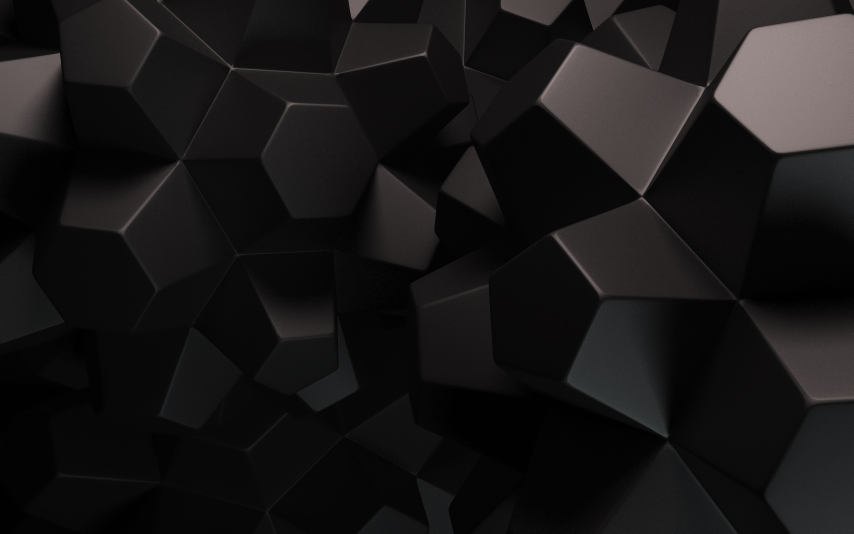
#> input picture Images/1822357.jpg, 2560 x 1600 px (shown at 1/3 size)
$ python 001_Bulk_Image_Formatter.py Images
#> lines starting #> are read from the running program, lines starting #| are printed output that depends on the picture
#!/usr/bin/env python

# coding: utf-8
# Project: Bulk Image Formatter

# -Change the dimensions and edit a large number of files

# 1.Find all JPG images in a folder
# 2.Crop them to 500x500 pixels (from the center)
# 3.Convert them to PNG format
# 4.Save the converted images

# In[1]:

import os
from PIL import Image
import argparse


# In[ ]:


def process_image(input_path, output_folder, size=(500, 500)):
    """
    Process a single image: crop to square and convert to PNG

    Args:
        input_path: Path to the input JPG file
        output_folder: Folder to save the output PNG file
        size: Tuple of (width, height) for the output image
    """
#> called with input_path = 'Images/1822357.jpg', output_folder = 'Images/converted', size = (500, 500)
    try:
        # Open the image
        img = Image.open(input_path)
#> img is the input picture: PIL image 2560x1600 RGB; mean R, G, B 24.1, 22.7, 22.7

        # Get original dimensions
        width, height = img.size
#> width = 2560; height = 1600

        # Calculate crop box (centered)
        if width > height:
            # Landscape image
            left = (width - height) // 2
#> left = 480
            top = 0
            right = left + height
#> right = 2080
            bottom = height
#> bottom = 1600
        else:
            # Portrait or square image
            left = 0
            top = (height - width) // 2
            right = width
            bottom = top + width

        # Crop to square
        img_cropped = img.crop((left, top, right, bottom))
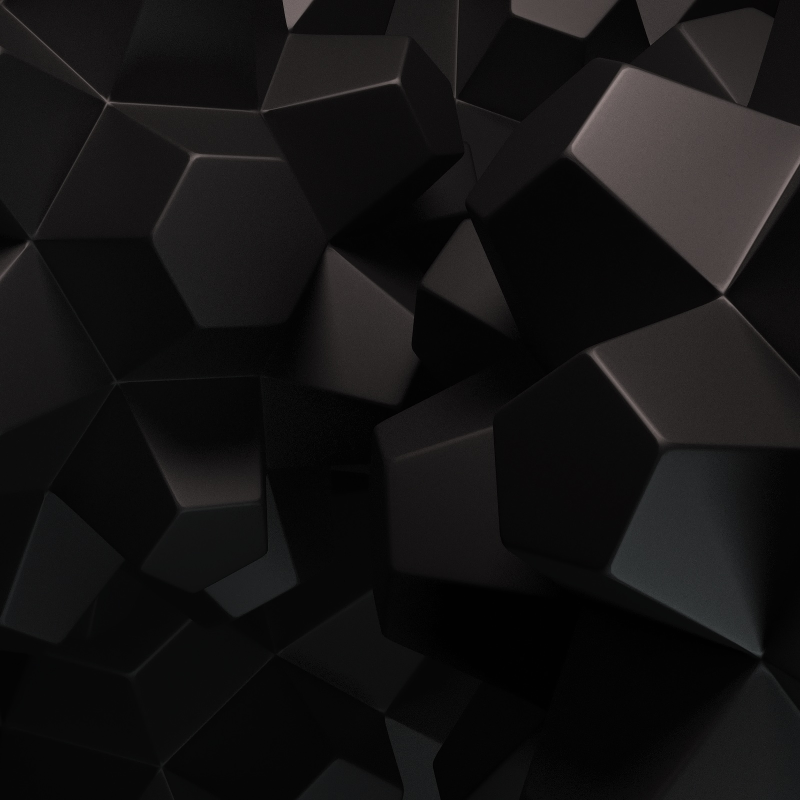
#> img_cropped: PIL image 1600x1600 RGB (shown at 1/2 size); mean R, G, B 20.8, 19.6, 19.7

        # Resize to target size
        img_resized = img_cropped.resize(size, Image.LANCZOS)
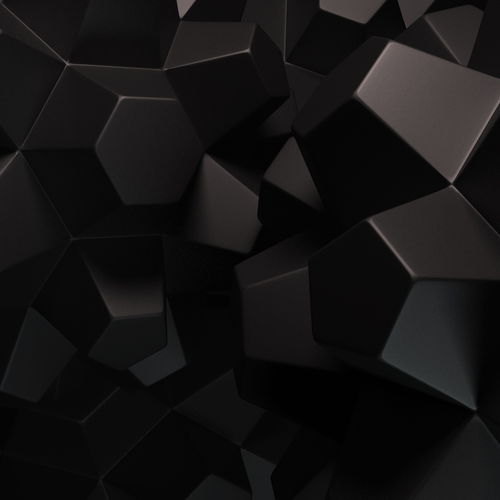
#> img_resized: PIL image 500x500 RGB; mean R, G, B 20.8, 19.6, 19.7

        # Generate output filename (change extension to .png)
        filename = os.path.basename(input_path)
        name_without_ext = os.path.splitext(filename)[0]
        output_filename = f"{name_without_ext}.png"
        output_path = os.path.join(output_folder, output_filename)

        # Save as PNG
        img_resized.save(output_path, "PNG")
        print(f"Processed: {filename} → {output_filename}")

        return True
    except Exception as e:
        print(f"Error processing {input_path}: {e}")
        return False

def batch_process_images(input_folder, output_folder, size=(500, 500)):
    """
    Process all JPG images in the input folder

    Args:
        input_folder: Folder containing JPG images
        output_folder: Folder to save the output PNG files
        size: Tuple of (width, height) for the output images
    """
    # Create output folder if it doesn't exist
    if not os.path.exists(output_folder):
        os.makedirs(output_folder)
        print(f"Created output directory: {output_folder}")

    # Get all JPG files in the input folder
    jpg_extensions = ('.jpg', '.jpeg', '.JPG', '.JPEG')
    jpg_files = [f for f in os.listdir(input_folder) if f.endswith(jpg_extensions)]

    if not jpg_files:
        print(f"No JPG files found in {input_folder}")
        return

    print(f"Found {len(jpg_files)} JPG files to process...")

    # Process each file
    successful = 0
    for jpg_file in jpg_files:
        input_path = os.path.join(input_folder, jpg_file)
        if process_image(input_path, output_folder, size):
            successful += 1
#> pass 2 of the loop in batch_process_images, `for jpg_file in jpg_files:`:
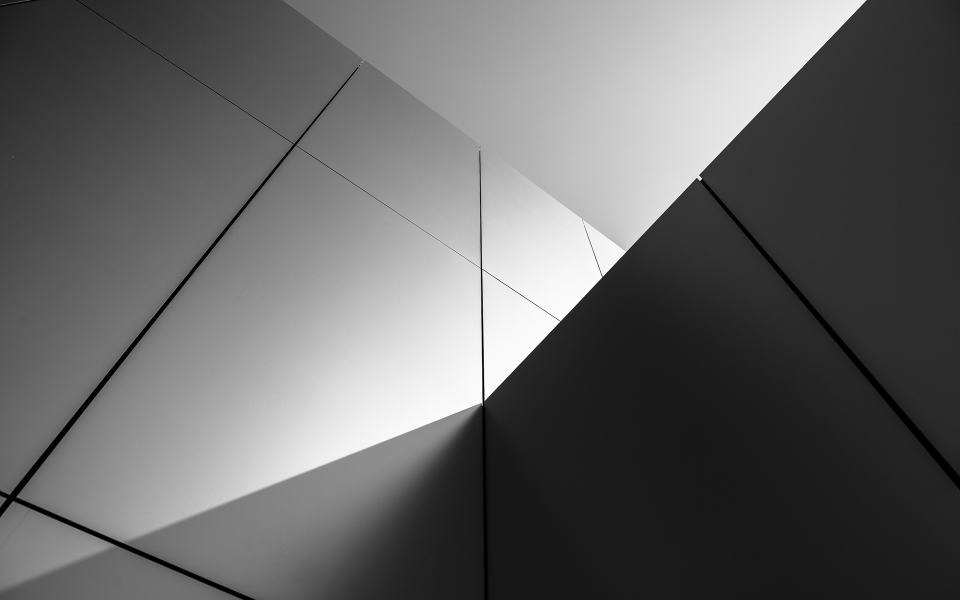
#> input picture Images/64be5074bebbc708fc394cc29a577081.jpg, 1920 x 1200 px (shown at 1/2 size)
#> in process_image, img is the input picture: PIL image 1920x1200 RGB; min 0, max 255, mean 101.5
#> in process_image (call 2), `img_cropped = img.crop((left, top, right, bottom))`:
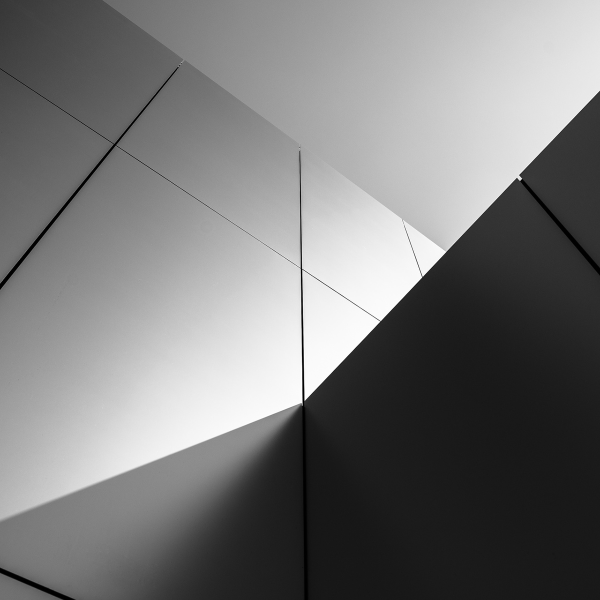
#> img_cropped: PIL image 1200x1200 RGB (shown at 1/2 size); min 0, max 255, mean 120.1
#> in process_image (call 2), `img_resized = img_cropped.resize(size, Image.LANCZOS)`:
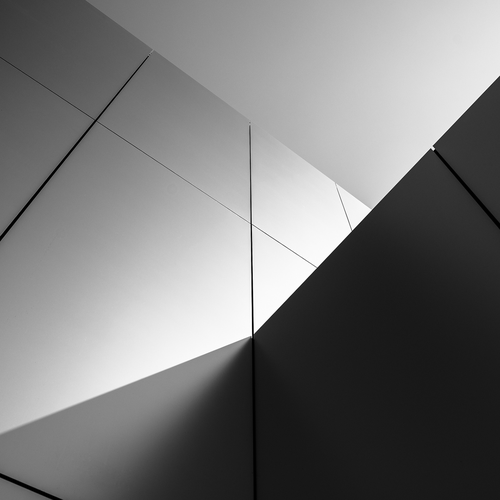
#> img_resized: PIL image 500x500 RGB; min 0, max 255, mean 120.1

    print(f"Processing complete. {successful} of {len(jpg_files)} images converted successfully.")

def main():
    parser = argparse.ArgumentParser(description='Convert JPG images to 500x500 PNG')
    parser.add_argument('input_folder', help='Folder containing JPG images')
    parser.add_argument('--output-folder', '-o', help='Folder to save PNG images (default: input_folder/converted)')
    parser.add_argument('--size', '-s', type=int, default=500, help='Size of the output square images (default: 500)')

    args = parser.parse_args()

    # If output folder not specified, create a "converted" subfolder
    if not args.output_folder:
        args.output_folder = os.path.join(args.input_folder, 'converted')

    # Process images
    batch_process_images(args.input_folder, args.output_folder, size=(args.size, args.size))

if __name__ == "__main__":
    main()
